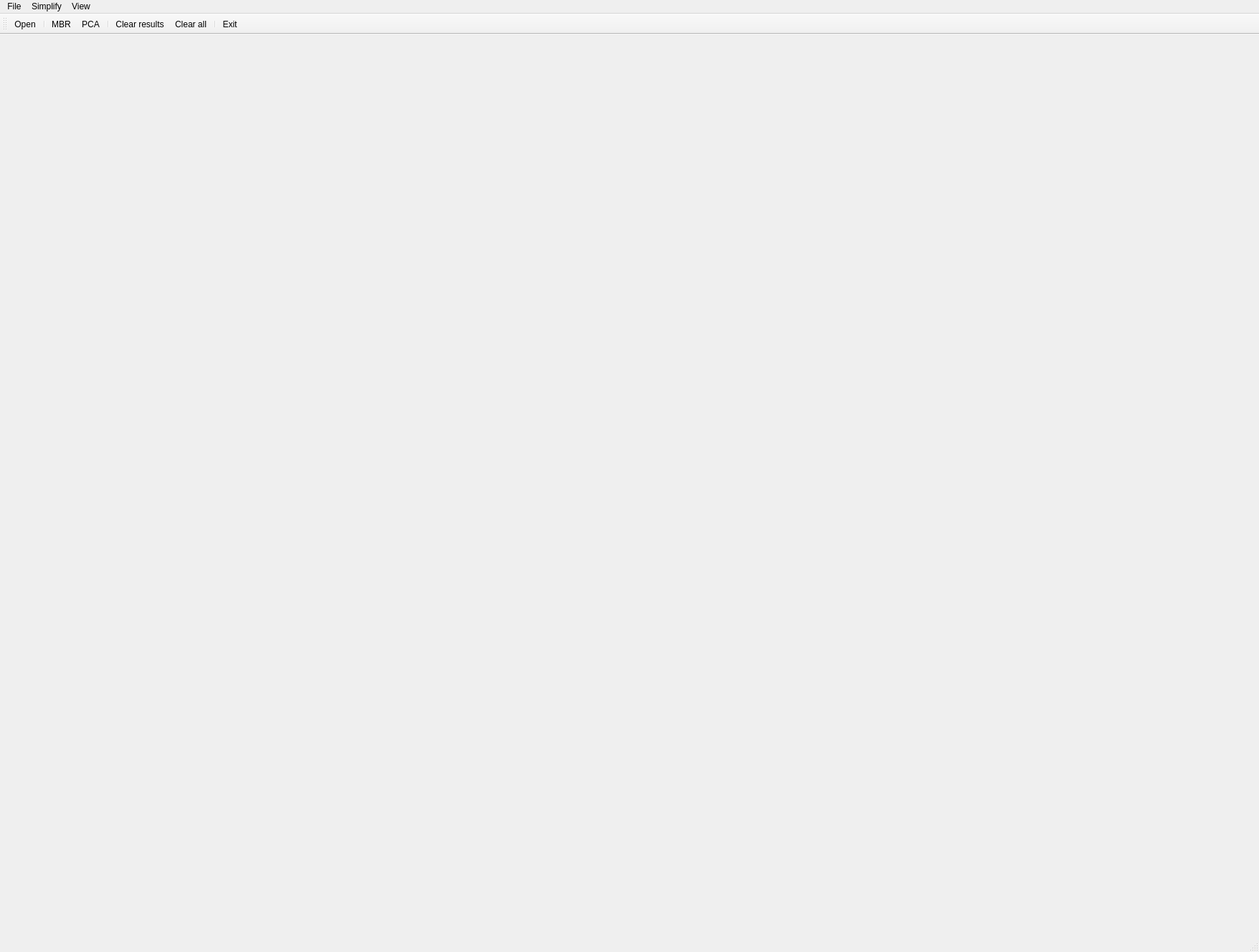
<?xml version="1.0" encoding="UTF-8"?>
<ui version="4.0">
 <class>MainForm</class>
 <widget class="QMainWindow" name="MainForm">
  <property name="geometry">
   <rect>
    <x>0</x>
    <y>0</y>
    <width>1755</width>
    <height>1327</height>
   </rect>
  </property>
  <property name="windowTitle">
   <string>MainWindow</string>
  </property>
  <widget class="QWidget" name="centralwidget"/>
  <widget class="QMenuBar" name="menubar">
   <property name="geometry">
    <rect>
     <x>0</x>
     <y>0</y>
     <width>1755</width>
     <height>22</height>
    </rect>
   </property>
   <widget class="QMenu" name="menuFile">
    <property name="title">
     <string>File</string>
    </property>
    <addaction name="actionOpen"/>
    <addaction name="separator"/>
    <addaction name="actionExit"/>
   </widget>
   <widget class="QMenu" name="menuSimplify">
    <property name="title">
     <string>Simplify</string>
    </property>
    <addaction name="actionMBR"/>
    <addaction name="actionPCA"/>
   </widget>
   <widget class="QMenu" name="menuView">
    <property name="title">
     <string>View</string>
    </property>
    <addaction name="actionClear_results"/>
    <addaction name="actionClear_all"/>
   </widget>
   <addaction name="menuFile"/>
   <addaction name="menuSimplify"/>
   <addaction name="menuView"/>
  </widget>
  <widget class="QStatusBar" name="statusbar"/>
  <widget class="QToolBar" name="toolBar">
   <property name="windowTitle">
    <string>toolBar</string>
   </property>
   <attribute name="toolBarArea">
    <enum>TopToolBarArea</enum>
   </attribute>
   <attribute name="toolBarBreak">
    <bool>false</bool>
   </attribute>
   <addaction name="actionOpen"/>
   <addaction name="separator"/>
   <addaction name="actionMBR"/>
   <addaction name="actionPCA"/>
   <addaction name="separator"/>
   <addaction name="actionClear_results"/>
   <addaction name="actionClear_all"/>
   <addaction name="separator"/>
   <addaction name="actionExit"/>
  </widget>
  <action name="actionOpen">
   <property name="icon">
    <iconset resource="icons.qrc">
     <normaloff>:/images/images/icons/open_file.png</normaloff>:/images/images/icons/open_file.png</iconset>
   </property>
   <property name="text">
    <string>Open</string>
   </property>
   <property name="toolTip">
    <string>Open file</string>
   </property>
  </action>
  <action name="actionExit">
   <property name="icon">
    <iconset resource="icons.qrc">
     <normaloff>:/images/images/icons/exit.png</normaloff>:/images/images/icons/exit.png</iconset>
   </property>
   <property name="text">
    <string>Exit</string>
   </property>
   <property name="toolTip">
    <string>Close application</string>
   </property>
  </action>
  <action name="actionMBR">
   <property name="icon">
    <iconset resource="icons.qrc">
     <normaloff>:/images/images/icons/maer.png</normaloff>:/images/images/icons/maer.png</iconset>
   </property>
   <property name="text">
    <string>MBR</string>
   </property>
   <property name="toolTip">
    <string>Simplify building using MBR</string>
   </property>
  </action>
  <action name="actionPCA">
   <property name="icon">
    <iconset resource="icons.qrc">
     <normaloff>:/images/images/icons/pca.png</normaloff>:/images/images/icons/pca.png</iconset>
   </property>
   <property name="text">
    <string>PCA</string>
   </property>
   <property name="toolTip">
    <string>Simplify building using PCA</string>
   </property>
  </action>
  <action name="actionClear_results">
   <property name="icon">
    <iconset resource="icons.qrc">
     <normaloff>:/images/images/icons/clear.png</normaloff>:/images/images/icons/clear.png</iconset>
   </property>
   <property name="text">
    <string>Clear results</string>
   </property>
  </action>
  <action name="actionClear_all">
   <property name="icon">
    <iconset resource="icons.qrc">
     <normaloff>:/images/images/icons/clear_er.png</normaloff>:/images/images/icons/clear_er.png</iconset>
   </property>
   <property name="text">
    <string>Clear all</string>
   </property>
   <property name="toolTip">
    <string>Clear all data</string>
   </property>
  </action>
 </widget>
 <resources>
  <include location="icons.qrc"/>
 </resources>
 <connections/>
</ui>
